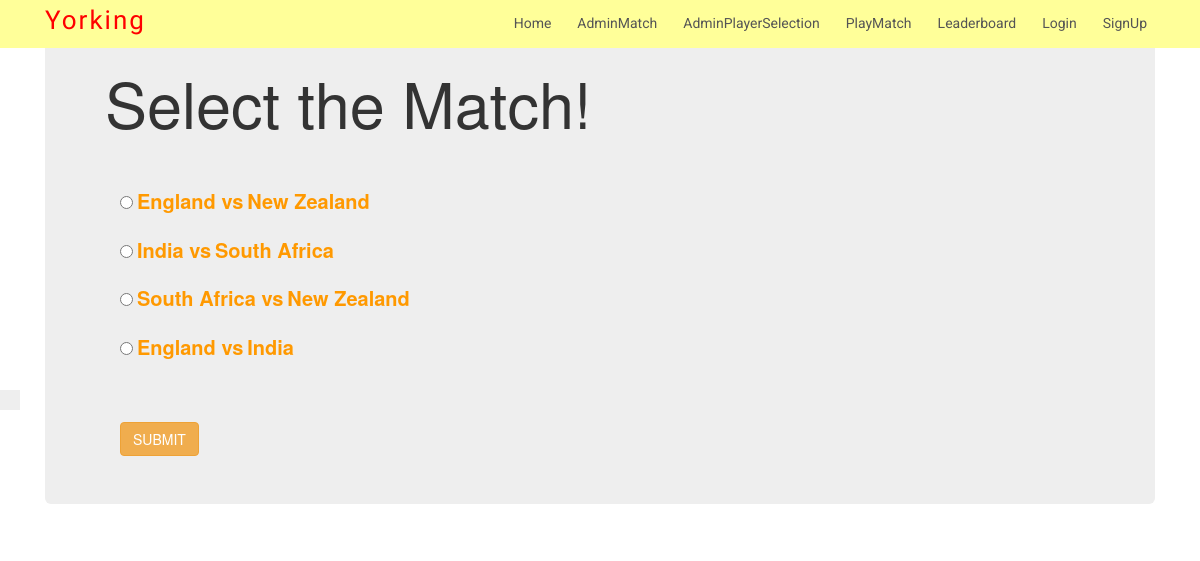
Page /team/ (signed in) on the committed database.
### Yorking/models.py (models this page shows)
class match_user(models.Model):
    match_id=models.CharField(primary_key=True,default=uuid_hex,max_length=100,editable=False)
    country1=models.CharField(max_length=200)
    country2=models.CharField(max_length=200)
    status=models.CharField(max_length=200,default='Not occured')

### Yorking/views.py (the view)
# urls.py: path('team/',views.select_team,name="select_team"),
def select_team(request):
    userid=request.session.get('user_id',default='login required')
    if userid=='login required':
        return redirect('/user_login')
    userid=request.session['user_id']
    user_obj=user.objects.get(user_id=userid)
    user_team_obj=user_team.objects.filter(user_id=user_obj).values('match_id')
    matches=[]
    match_user_obj=match_user.objects.filter(status='Available').values()
    available=[]
    user_played=[]
    matches=[]
    for i in match_user_obj:
        available.append(i['match_id'])
    for i in user_team_obj:
        user_played.append(i['match_id'])
    for i in available:
        if i not in user_played:
            matches.append(i)
    match_list=[]
    for i in matches:
        match_list.append(match_user.objects.filter(match_id=i).values()[0])
    if len(matches)==0:
        error="No New Matches Available! Come back Later Some time"
    else:
        error=False
    return render(request,'Yorking/team.html',{'error':error,'matches':match_list})

### templates/Yorking/team.html (shortened to what this page needs)
<!DOCTYPE html>
{% extends 'base.html' %}
{% load static %}
{% block content %}
<html lang="en" dir="ltr">
  <head>
    <link rel="stylesheet" href="https://maxcdn.bootstrapcdn.com/bootstrap/3.3.7/css/bootstrap.min.css">
  </head>
  <body>
    <div class="container">
      <div class="jumbotron">
        <h1>Select the Match!</h1>
        <br><br>
        <div class="container">
          <form action="{% url 'Yorking:playerss' %}" method="POST">
            {% for i in matches %}
            <div class="form-group">
              <input type="radio" name="matchid" value={{i.match_id}}>
              <label for="player" style="color:#ff9900; font-size:20px">{{i.country1}} vs</label>
              <label for="player" style="color:#ff9900; font-size:20px"> {{i.country2}}</label><p></p>
              <span class="checkmark"></span>
            </div>
            {% endfor %}
            <br><br>
            <button type="submit" name='submit' class="btn btn-warning margin-bottom button">Submit</button>
          </form>
        </div>
      </div>
    </div>
  </body>
</html>
{% endblock %}

### static/css/style.css (style rules this page uses)
body { background-color: #fff; color: #333; }
h1, h2, h3, h4, h5, h6 { margin: 0; }
span { letter-spacing: 1px; }
.btn { border: 1px solid #fff; border-radius: 50px; color: #fff; font-size: 11px; font-weight: 600; padding: 15px 40px; text-transform: uppercase; transition: all 0.5s ease-in-out 0s; }
.checkmark { position: absolute; top: 50%; transform: translateY(-50%); left: 0; height: 20px; width: 20px; background-color: #eee; }
.checkmark:after { content: ""; position: absolute; display: none; }

### rows in the picture
match_user: country1 "England", country2 "New Zealand"
match_user: country1 "India", country2 "South Africa"
match_user: country1 "South Africa", country2 "New Zealand"
match_user: country1 "England", country2 "India"
